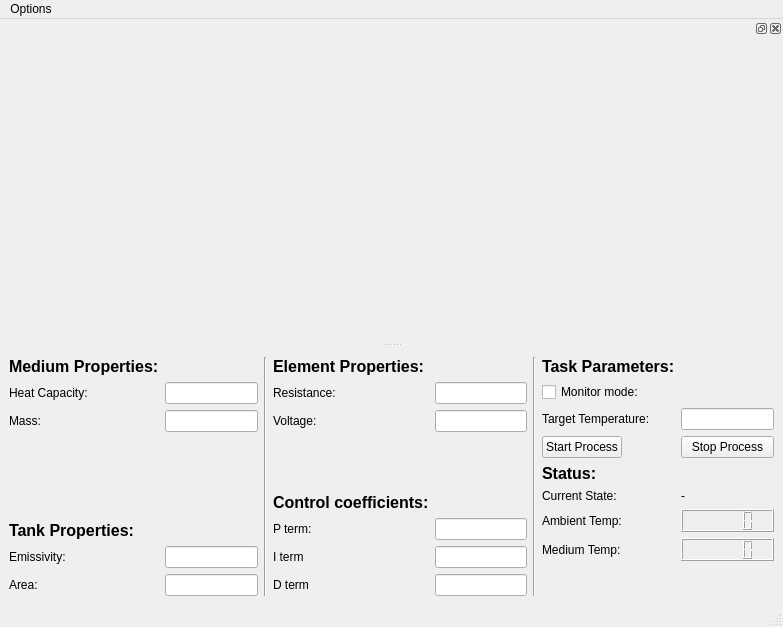
<?xml version="1.0" encoding="UTF-8"?>
<ui version="4.0">
 <class>pyBath</class>
 <widget class="QMainWindow" name="pyBath">
  <property name="geometry">
   <rect>
    <x>0</x>
    <y>0</y>
    <width>783</width>
    <height>627</height>
   </rect>
  </property>
  <property name="windowTitle">
   <string>Immersion bath</string>
  </property>
  <property name="windowIcon">
   <iconset>
    <normaloff>temperature-2-xxl.png</normaloff>temperature-2-xxl.png</iconset>
  </property>
  <widget class="QWidget" name="centralwidget">
   <layout class="QHBoxLayout" name="horizontalLayout_3">
    <item>
     <layout class="QFormLayout" name="formLayout">
      <property name="fieldGrowthPolicy">
       <enum>QFormLayout::AllNonFixedFieldsGrow</enum>
      </property>
      <item row="0" column="0">
       <widget class="QLabel" name="label_3">
        <property name="font">
         <font>
          <pointsize>12</pointsize>
          <weight>75</weight>
          <bold>true</bold>
          <underline>false</underline>
         </font>
        </property>
        <property name="text">
         <string>Medium Properties:</string>
        </property>
       </widget>
      </item>
      <item row="1" column="0">
       <widget class="QLabel" name="_heat_capacity_label">
        <property name="text">
         <string>Heat Capacity:</string>
        </property>
       </widget>
      </item>
      <item row="1" column="1">
       <widget class="QLineEdit" name="_heat_capacity_line">
        <property name="sizePolicy">
         <sizepolicy hsizetype="Expanding" vsizetype="Fixed">
          <horstretch>0</horstretch>
          <verstretch>0</verstretch>
         </sizepolicy>
        </property>
        <property name="text">
         <string/>
        </property>
        <property name="placeholderText">
         <string/>
        </property>
       </widget>
      </item>
      <item row="3" column="0">
       <widget class="QLabel" name="_mass_label">
        <property name="text">
         <string>Mass:</string>
        </property>
       </widget>
      </item>
      <item row="3" column="1">
       <widget class="QLineEdit" name="_mass_line"/>
      </item>
      <item row="4" column="0">
       <spacer name="verticalSpacer">
        <property name="orientation">
         <enum>Qt::Vertical</enum>
        </property>
        <property name="sizeHint" stdset="0">
         <size>
          <width>20</width>
          <height>5</height>
         </size>
        </property>
       </spacer>
      </item>
      <item row="5" column="0">
       <widget class="QLabel" name="label_4">
        <property name="font">
         <font>
          <pointsize>12</pointsize>
          <weight>75</weight>
          <bold>true</bold>
         </font>
        </property>
        <property name="text">
         <string>Tank Properties:</string>
        </property>
       </widget>
      </item>
      <item row="6" column="0">
       <widget class="QLabel" name="_emissivity_label">
        <property name="text">
         <string>Emissivity:</string>
        </property>
       </widget>
      </item>
      <item row="6" column="1">
       <widget class="QLineEdit" name="_emissivity_line"/>
      </item>
      <item row="7" column="0">
       <widget class="QLabel" name="_area_label">
        <property name="text">
         <string>Area:</string>
        </property>
       </widget>
      </item>
      <item row="7" column="1">
       <widget class="QLineEdit" name="_area_line"/>
      </item>
     </layout>
    </item>
    <item>
     <widget class="Line" name="line">
      <property name="orientation">
       <enum>Qt::Vertical</enum>
      </property>
     </widget>
    </item>
    <item>
     <layout class="QFormLayout" name="formLayout_2">
      <property name="fieldGrowthPolicy">
       <enum>QFormLayout::AllNonFixedFieldsGrow</enum>
      </property>
      <item row="0" column="0">
       <widget class="QLabel" name="label_7">
        <property name="font">
         <font>
          <pointsize>12</pointsize>
          <weight>75</weight>
          <bold>true</bold>
         </font>
        </property>
        <property name="text">
         <string>Element Properties:</string>
        </property>
       </widget>
      </item>
      <item row="1" column="0">
       <widget class="QLabel" name="_resistance_label">
        <property name="text">
         <string>Resistance:</string>
        </property>
       </widget>
      </item>
      <item row="1" column="1">
       <widget class="QLineEdit" name="_resistance_line"/>
      </item>
      <item row="2" column="0">
       <widget class="QLabel" name="_voltage_label">
        <property name="text">
         <string>Voltage:</string>
        </property>
       </widget>
      </item>
      <item row="2" column="1">
       <widget class="QLineEdit" name="_voltage_line"/>
      </item>
      <item row="3" column="0">
       <spacer name="verticalSpacer_2">
        <property name="orientation">
         <enum>Qt::Vertical</enum>
        </property>
        <property name="sizeHint" stdset="0">
         <size>
          <width>20</width>
          <height>5</height>
         </size>
        </property>
       </spacer>
      </item>
      <item row="4" column="0">
       <widget class="QLabel" name="label_10">
        <property name="font">
         <font>
          <pointsize>12</pointsize>
          <weight>75</weight>
          <bold>true</bold>
         </font>
        </property>
        <property name="text">
         <string>Control coefficients:</string>
        </property>
       </widget>
      </item>
      <item row="5" column="0">
       <widget class="QLabel" name="_p_label">
        <property name="text">
         <string>P term:</string>
        </property>
       </widget>
      </item>
      <item row="5" column="1">
       <widget class="QLineEdit" name="_p_line"/>
      </item>
      <item row="6" column="0">
       <widget class="QLabel" name="_i_label">
        <property name="text">
         <string>I term</string>
        </property>
       </widget>
      </item>
      <item row="6" column="1">
       <widget class="QLineEdit" name="_i_line"/>
      </item>
      <item row="7" column="0">
       <widget class="QLabel" name="_d_label">
        <property name="text">
         <string>D term</string>
        </property>
       </widget>
      </item>
      <item row="7" column="1">
       <widget class="QLineEdit" name="_d_line"/>
      </item>
     </layout>
    </item>
    <item>
     <widget class="Line" name="line_2">
      <property name="orientation">
       <enum>Qt::Vertical</enum>
      </property>
     </widget>
    </item>
    <item>
     <layout class="QFormLayout" name="formLayout_3">
      <property name="fieldGrowthPolicy">
       <enum>QFormLayout::AllNonFixedFieldsGrow</enum>
      </property>
      <item row="0" column="0">
       <widget class="QLabel" name="label_14">
        <property name="font">
         <font>
          <pointsize>12</pointsize>
          <weight>75</weight>
          <bold>true</bold>
         </font>
        </property>
        <property name="text">
         <string>Task Parameters:</string>
        </property>
       </widget>
      </item>
      <item row="1" column="0">
       <widget class="QCheckBox" name="_monitor_check">
        <property name="text">
         <string>Monitor mode:</string>
        </property>
       </widget>
      </item>
      <item row="2" column="0">
       <widget class="QLabel" name="_target_label">
        <property name="text">
         <string>Target Temperature:</string>
        </property>
       </widget>
      </item>
      <item row="2" column="1">
       <widget class="QLineEdit" name="_target_line"/>
      </item>
      <item row="3" column="1">
       <widget class="QPushButton" name="_btn_stop">
        <property name="text">
         <string>Stop Process</string>
        </property>
       </widget>
      </item>
      <item row="6" column="0">
       <widget class="QLabel" name="label_16">
        <property name="font">
         <font>
          <pointsize>12</pointsize>
          <weight>75</weight>
          <bold>true</bold>
         </font>
        </property>
        <property name="text">
         <string>Status:</string>
        </property>
       </widget>
      </item>
      <item row="7" column="0">
       <widget class="QLabel" name="_state_label">
        <property name="text">
         <string>Current State:</string>
        </property>
       </widget>
      </item>
      <item row="7" column="1">
       <widget class="QLabel" name="_state_out_label">
        <property name="text">
         <string>-</string>
        </property>
       </widget>
      </item>
      <item row="8" column="0">
       <widget class="QLabel" name="_ambient_label">
        <property name="text">
         <string>Ambient Temp:</string>
        </property>
       </widget>
      </item>
      <item row="8" column="1">
       <widget class="QLCDNumber" name="_ambient_lcd"/>
      </item>
      <item row="9" column="0">
       <widget class="QLabel" name="_bath_label">
        <property name="text">
         <string>Medium Temp:</string>
        </property>
       </widget>
      </item>
      <item row="9" column="1">
       <widget class="QLCDNumber" name="_bath_lcd"/>
      </item>
      <item row="3" column="0">
       <widget class="QPushButton" name="_btn_start">
        <property name="text">
         <string>Start Process</string>
        </property>
       </widget>
      </item>
     </layout>
    </item>
   </layout>
  </widget>
  <widget class="QMenuBar" name="menubar">
   <property name="geometry">
    <rect>
     <x>0</x>
     <y>0</y>
     <width>783</width>
     <height>25</height>
    </rect>
   </property>
   <widget class="QMenu" name="menuOptions">
    <property name="title">
     <string>Options</string>
    </property>
    <addaction name="_actionQuit"/>
   </widget>
   <addaction name="menuOptions"/>
  </widget>
  <widget class="QStatusBar" name="statusbar"/>
  <widget class="QDockWidget" name="_plot_dock">
   <property name="minimumSize">
    <size>
     <width>783</width>
     <height>323</height>
    </size>
   </property>
   <attribute name="dockWidgetArea">
    <number>4</number>
   </attribute>
   <widget class="QWidget" name="dockWidgetContents">
    <layout class="QVBoxLayout" name="verticalLayout">
     <item>
      <widget class="InteractiveGRWidget" name="_stage" native="true">
       <property name="sizePolicy">
        <sizepolicy hsizetype="Expanding" vsizetype="Expanding">
         <horstretch>0</horstretch>
         <verstretch>0</verstretch>
        </sizepolicy>
       </property>
       <property name="minimumSize">
        <size>
         <width>765</width>
         <height>280</height>
        </size>
       </property>
      </widget>
     </item>
    </layout>
   </widget>
  </widget>
  <action name="_actionQuit">
   <property name="text">
    <string>Quit</string>
   </property>
  </action>
 </widget>
 <customwidgets>
  <customwidget>
   <class>InteractiveGRWidget</class>
   <extends>QWidget</extends>
   <header>qtgr</header>
   <container>1</container>
  </customwidget>
 </customwidgets>
 <resources/>
 <connections/>
</ui>
